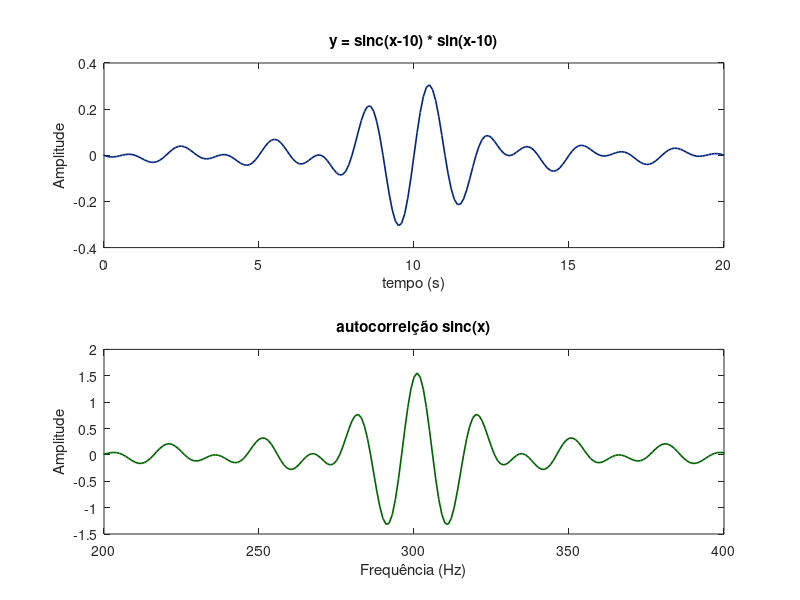

Recreate this plot in MATLAB. (Note: this script raises an error after producing the figure.)
%% Auxiliar plot for fundamental frequência
close all
clear all
clc

dark_green = 1/255 * [0,100,0];
dark_blue = 1/255 * [3,37,126];
dark_red = 1/255 * [139, 37, 20];

x = -10:0.1:20;
y = sinc(x-10).*sin(x-10);

f_max = 311;
f_min = 329;


figure(1); 
subplot(2,1,1); plot(x, y, 'color', dark_blue, 'LineWidth', 1.2); xlabel("tempo (s)"); ylabel('Amplitude'); grid off; title("y = sinc(x-10) * sin(x-10)");xlim([0 20]);

y_corr = xcorr(y);
subplot(2,1,2); plot(y_corr, 'color', dark_green, 'LineWidth', 1.2); xlabel("Frequência (Hz)"); ylabel('Amplitude'); grid off; title("autocorrelção sinc(x)");xlim([200 400]);

xline(f_max,'--r','1 / f_0max', 'color', dark_red, 'LineWidth', 1.5);
xline(f_min,'--r','1 / f_0min', 'color', dark_red, 'LineWidth', 1.5);


